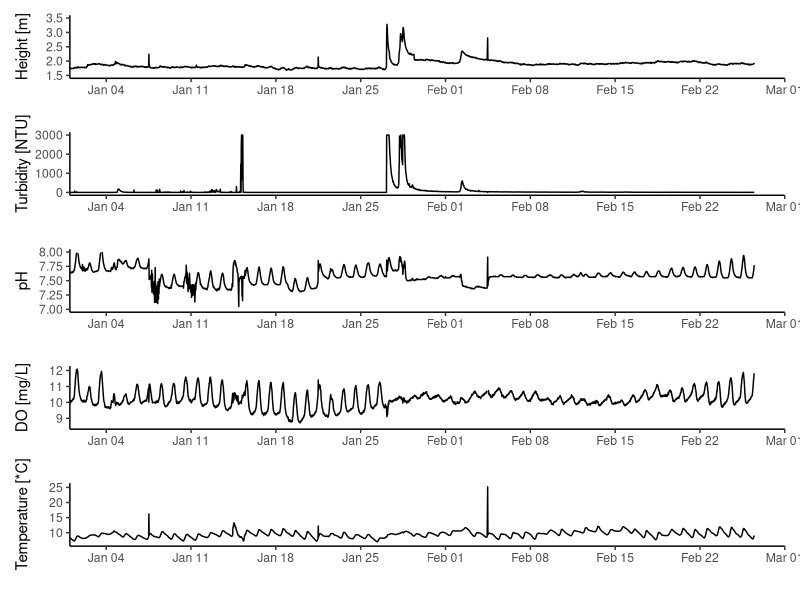
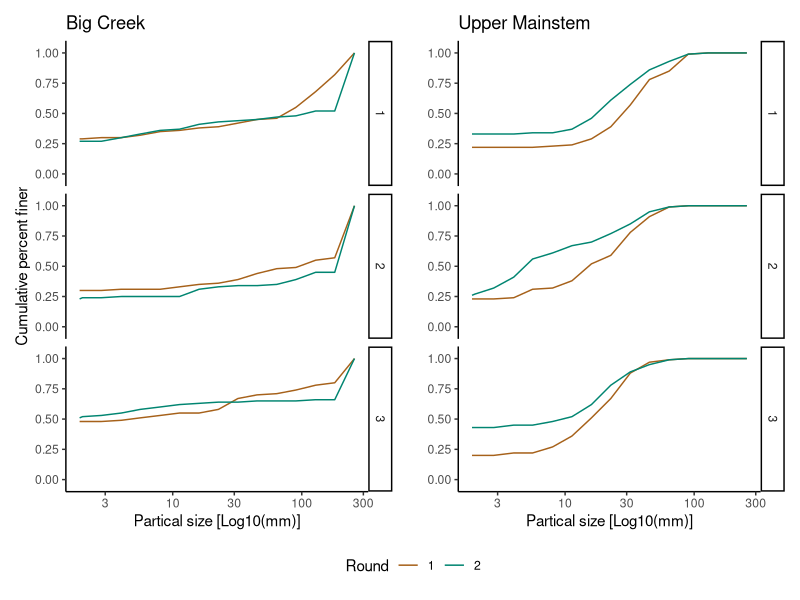
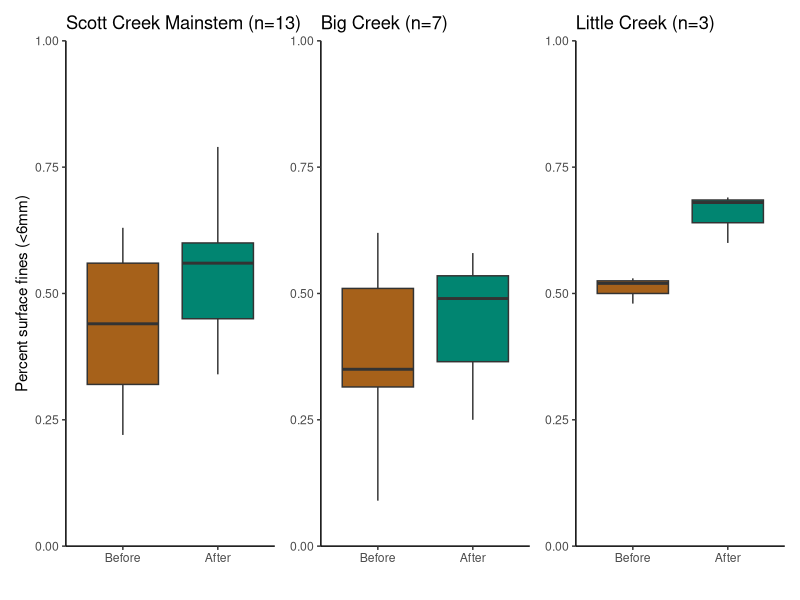

Generate these figures, in order, with R:
## ---- chunk 1
knitr::opts_chunk$set(
  collapse = TRUE,
  comment = "#>"
)
## ---- chunk 2
library(tidyverse)
library(dplyr)
library(lubridate)
# library(ggplot2)
library(patchwork)

## ---- chunk 3

wq.dat <- read.csv("Data/Scott_Creek_Weir_Hydrolab_20210303.csv", sep = ",", header = T) #Initial water qualiy test dataset.

wq <- wq.dat %>% #Start formatting columns into r "tidy" structure.
  mutate(Date = mdy(Date)) %>% #R sees dates as Year-Month-Day this tells it where to get that info from the date column.
  mutate(Time = hms(Time)) %>% # Tells r this column is Hours:Min:Sec
  mutate(TS = as.POSIXct(Date + Time)) %>% #making a new column with timestamp by combining Date and Time
  select(Date, TS, Temp_C, TurbSC_NTU, Dep100_m, pH, Sal_ppt, LDO_mg_l)#pair down dataset to what we need

## ---- chunk 4
str(wq)
## ---- chunk 5

#Set data limits
limits = as.POSIXct(c("2021-01-01 00:00:00", "2021-03-01 00:00:00"))

#Start making plots
#Water depth
depth.plot <- ggplot(wq, aes(x = TS, y = Dep100_m)) +
  geom_line() +
  scale_x_datetime(name = "",
                   date_breaks = "1 week", date_labels = ("%b %d"),
                   limits = limits, expand = c(0,0)) +
  scale_y_continuous(name = "Height [m]", limits = c(1.5, 3.5)) +
theme_classic()

#Turbidity
turb.plot <- ggplot(wq, aes(x = TS, y = TurbSC_NTU)) +
  geom_line() +
  scale_x_datetime(name = "",
                   date_breaks = "1 week", date_labels = ("%b %d"),
                   limits = limits, expand = c(0,0)) +
  scale_y_continuous(name = "Turbidity [NTU]", limits = c(0, 3000)) +
theme_classic()

#pH
pH.plot <- ggplot(wq, aes(x = TS, y = pH)) +
  geom_line() +
  scale_x_datetime(name = "",
                   date_breaks = "1 week", date_labels = ("%b %d"),
                   limits = limits, expand = c(0,0)) +
  scale_y_continuous(name = "pH", limits = c(7, 8)) +
theme_classic()

#DO
do.plot <- ggplot(wq, aes(x = TS, y = LDO_mg_l)) +
  geom_line() +
  scale_x_datetime(name = "",
                   date_breaks = "1 week", date_labels = ("%b %d"),
                   limits = limits, expand = c(0,0)) +
  scale_y_continuous(name = "DO [mg/L]", limits = c(8.5, 12.1)) +
theme_classic()

#Temperature
temp.plot <- ggplot(wq, aes(x = TS, y = Temp_C)) +
  geom_line() +
  scale_x_datetime(name = "",
                   date_breaks = "1 week", date_labels = ("%b %d"),
                   limits = limits, expand = c(0,0)) +
  scale_y_continuous(name = "Temperature [*C]", limits = c(6.5, 25.5)) +
theme_classic()


# #Salinity - not much to see since its freshwater the whole time.
# sal.plot <- ggplot(wq, aes(x = TS, y = Sal_ppt)) +
#   geom_line() +
#   scale_x_datetime(name = "",
#                    date_breaks = "1 week", date_labels = ("%b %d"),
#                    limits = limits, expand = c(0,0)) +
#   scale_y_continuous(name = "Salinity [ppt]", limits = c(8.5, 12.1)) +
# theme_classic()


#Using Patchwork pckage to put individual plots together into one multi-plot
depth.plot / turb.plot / pH.plot / do.plot / temp.plot

## ---- chunk 6
# library(lubridate)
# library(ggplot2)
# library(scales)
# library(gridExtra)
# library(dplyr)
# options(scipen = 999)

# #Bring in datasets
# gage.dat <- read.csv("data/Gagedata_XXX.csv", h = T)#Flows up to 30 January 2021 6891 obs of 2 var.
# 
# #Clean up hydrograph data
# gage <- gage.dat %>% #Start formatting columns into r "tidy" structure.
#   mutate(DT = mdy_hm(as.character(timestamp))) %>% # clean up time data
#   mutate(stage_m = stage_ft*0.3048) %>% #Convert from ft to m
#   select(DT, stage_m)
# 
# str(gage)
# 
# #Hydrograph 
# #Plot 1 - basic plot
# ggplot(gage,aes(DT,stage_m)) +
#   geom_point() +
#   scale_x_datetime(name = "",
#                    date_breaks = "1 month", date_labels = ("%b")) +
#   scale_y_continuous(name = "Height (m)") +
# theme_classic() 
## ---- chunk 7

#Test Data
pc.dat.test <- read.csv("Data/Scott_Creek_Pebble_Testdata_20210315.csv", sep = ",", header = T) #Initial pebble count test dataset. It consists of one transects worth of data.

pc.test <- pc.dat.test %>% #Start formatting columns into r "tidy" structure.
  mutate(Date = mdy(Date)) %>% 
  mutate(Round = as.factor(Round)) %>% #change column to type = factor
  mutate(Long_Station = as.numeric(Long_Station)) %>% #change column to type = numeric.
  mutate(Category_total = as.numeric(Category_total)) %>% #change column to type = numeric.
  arrange(Size_class_mm) %>% #makes sure data goes from smallest to larges pebble sizes.
  mutate(Percent_finer = cumsum(Category_total)/sum(Category_total)) #creat column for percent finer than.



#Real (whole) Data
pc.dat <- read.csv("Data/Scott_Creek_Pebble_20210319.csv", sep = ",", header = T) #736 obs of 7 var.

pc <- pc.dat %>% #Start formatting columns into r "tidy" structure.
  mutate(Date = ymd(Date)) %>% 
  mutate(Round = as.factor(Round)) %>% #change column to type = factor
  mutate(Long_Station = as.numeric(Long_Station)) %>% #change column to type = numeric.
  mutate(Category_total = as.numeric(Category_total)) %>% #change column to type = numeric.
  mutate(Transect = replace_na(Transect, 0)) %>% #replace na (for PCX transects) with a zero 
  group_by(Round, Site, Transect) %>% #Tells r to group each individual transect worth of data to calculate % finer.
  arrange(Size_class_mm) %>% #makes sure data goes from smallest to larges pebble sizes.
  mutate(Percent_finer = cumsum(Category_total)/sum(Category_total)) #creat column for percent finer than. 


## ---- chunk 8
str(pc)
## ---- chunk 9

test.bc <- pc %>% 
  filter(Site == "Big Creek eFishing")

#Big Creek Plot
bc <- ggplot(test.bc, aes(Size_class_mm, Percent_finer, color = Round)) +
  geom_line() +
  facet_grid(Transect ~ .) +
  scale_x_log10(name = "Partical size [Log10(mm)]") +
  scale_y_continuous(name = "Cumulative percent finer", limits = c(0,1), expand = c(0,.1)) +
  scale_color_manual(values = c("#a6611a", "#018571")) +
  theme_classic() +
  ggtitle("Big Creek")

test.um <- pc %>% 
  filter(Site == "Upper Mainstem eFishing")

#Upper Mainstem Plot - Not much change in the lower watershed. 
um <- ggplot(test.um, aes(Size_class_mm, Percent_finer, color = Round)) +
  geom_line() +
  facet_grid(Transect ~ .) +
  scale_x_log10(name = "Partical size [Log10(mm)]") +
  scale_y_continuous(name = "", limits = c(0,1), expand = c(0,.1)) +
  scale_color_manual(values = c("#a6611a", "#018571")) +
  theme_classic() +
  ggtitle("Upper Mainstem")

#Put plots together using patchwork
bc + um +
  plot_layout(guides = 'collect') & 
  theme(legend.position = 'bottom') 
  # plot_annotation(caption = 'If the blue line starts above the tan line, it means the surface sediment became finer after the first flush.')
  
## ---- chunk 10

#Pebble Count Summary Stat code from C. Nicol :)

calculate_dx <- function(dx, size, prcnt_finer) {
  # Purpose: Calculate the grainsize for a given percentile
  # Method: Interpolate a straight line between the two bounding points
  # Input:  df - Dataframe with percent finer than data, dx - desired output percentile
  
  # Output: Grainsize at dx
  
  dx <- dx/100
  
  data.frame(size = size, prcnt_finer = prcnt_finer) %>%
    mutate(abovex = min(size[prcnt_finer > dx]),
           lessx = max(size[prcnt_finer <= dx])) %>%
    filter(size %in% c(abovex, lessx)) %>%
    mutate(slope = (max(prcnt_finer) - min(prcnt_finer)) / (max(size) - min(size))) %>%
    filter(size == lessx) %>%
    mutate(run = (dx - prcnt_finer) / slope,
           dx_size = size + run,
           dx = dx * 100) %>%
    pull(dx_size)
  
}

#Call in what you want to calculate. In this case its the median grain size (D50) of the test dataset (one site). 

calculate_dx(50, pc.test$Size_class_mm, pc.test$Percent_finer)

#Note, it will give you an error if the first category (i.e. <2mm) is greater than the percential you want to calculate.

# calculate_dx(16, pc.test$Size_class_mm, pc.test$Percent_finer) #error generated becuase you want to calculate the D16 and <2mm is 40% of the sample.

#Once we have this function set up, loop through D16, D50 and D84 for the one site.
dxs <- c(16, 50, 84) # choose which percentiles to calculate (e.g. D16, D50, D84)

names(dxs) <- paste0('d', dxs)

sapply(dxs, calculate_dx, size = pc.test$Size_class_mm, prcnt_finer = pc.test$Percent_finer)



# Calculate summary stats for multiple transects all at once
#Test dataset
pc2.test <- pc.test %>%
  summarize(
    d50 = calculate_dx(50, size = pc.test$Size_class_mm, prcnt_finer = pc.test$Percent_finer),
    d84 = calculate_dx(84, size = pc.test$Size_class_mm, prcnt_finer = pc.test$Percent_finer))

####START HERE####
#NOT WORKING FOR THE WHOLE DATASET!
####

# pc2 <- pc %>%
#   # group_by(Site, Transect, Round) %>% # Creates a unique grouping variable
#   summarize(
#             # d16 = calculate_dx(16, size = pc.test$Size_class_mm, prcnt_finer = pc.test$Percent_finer),
#     d50 = calculate_dx(50, size = pc$Size_class_mm, prcnt_finer = pc$Percent_finer),
#     d84 = calculate_dx(84, size = pc$Size_class_mm, prcnt_finer = pc$Percent_finer))

## ---- chunk 11

pc3.mainstem.fines <- pc %>% 
  filter(Size_class_mm == 5.6) %>% #select the fines size class.
    filter(Long_Station < 8) %>% #mainstem stations
  filter(Transect == 0 | Transect == 2) #use t2 fr each efishing reach

a <- ggplot(pc3.mainstem.fines, aes(x = Long_Station, y = Percent_finer, color = Round)) +
  geom_line() +
  geom_point() +
scale_y_continuous(name = "Percent surface fines (<6mm)", limits = c(0,1.0), expand = c(0,0)) +
scale_x_continuous(name = "Longitudinal Distance", limits = c(1,7), breaks = seq(0,7,1)) +
scale_color_manual(values = c("#a6611a", "#018571")) +
theme_classic() +
  geom_hline(yintercept = 0, lty = 2) +
  labs(title = "Percent fines (<6mm) along the mainstem",
       subtitle = "Flow is from right (Upstream) to left (Downstream)") +
       # caption = "The meainstem between Big and Little Creeks (Station 3) and the upper watershed \n (Stations 6 and 7) had the biggest increases in fine sediment.")
  theme(axis.title.x = element_blank())

## ---- chunk 12

# #Subset data by Round
# pc3.r1 <- pc %>% 
#   filter(Round == 1) %>% #Round 1 data
#   filter(Size_class_mm == 5.6) #focus on the 5.6 size class for each transect
# 
# 
# pc3.r2 <- pc %>% 
# filter(Round == 2) %>% #Round 2 data
#   filter(Size_class_mm == 5.6) #focus on the 5.6 size class for each transect
# 
# #Spread data into long format to calculate % change
# pc3 <- full_join(pc3.r1, pc3.r2, by = c("Site", "Transect")) %>% #Joins the two rounds of data
#   mutate(fines_per_change = Percent_finer.y - Percent_finer.x) %>% #Subract round 1 from round 2. A positive number means an increase in fines after the first flush.
#   mutate(Long_Station = Long_Station.x) %>% #relabeling station for clarity
#   select(Site, Transect, Long_Station, fines_per_change)
# 
# #Plot % fines change over longitudinal station distance
# 
# #Subset data by mainstem vs tributary stations (See above for station number key)
# pc3.mainstem <- pc3 %>% 
#   filter(Long_Station < 8) %>% 
#   filter(Transect == 0 | Transect == 2)
# 
# pc3.bigcreek <- pc3 %>% 
#   filter(Long_Station > 7 & Long_Station < 11) %>% 
#   filter(Transect == 0 | Transect == 2)
# 
# pc3.littlecreek <- pc3 %>% 
#   filter(Long_Station == 11) %>% 
#   filter(Transect == 0 | Transect == 2)
# 
# #Subset efishing reaches to make ranges for plot
# stattest <- pc3 %>% 
#   filter(Long_Station == 7)
# 
# #Mainstem plot
# 
# b <- ggplot(pc3.mainstem, aes(x = Long_Station, y = fines_per_change)) +
#   geom_line() +
#   geom_point() +
# scale_y_continuous(name = "Percent Change (<6mm)", limits = c(-0.2,0.45), breaks = seq(-0.2,0.45,.1), expand = c(0,0)) +
# scale_x_continuous(name = "Longitudinal Distance", limits = c(1,7), breaks = seq(0,7,1)) +
# theme_classic() +
#   geom_hline(yintercept = 0, lty = 2) +
#   geom_segment(x = 1, y = -0.13, xend = 1, yend = 0.08, lty = 3) + #variation in Station 1
#   geom_segment(x = 6, y = 0.12, xend = 6, yend = 0.25, lty = 3) + #variation in Station 6
#   geom_segment(x = 7, y = -0.11, xend = 7, yend = 0.3857, lty = 3) + #variation in Station 7
#   labs(title = "Change in percent fines (<6mm) along the mainstem",
#        subtitle = "Flow is from right (Upstream) to left (Downstream)",
#        caption = "The meainstem between Big and Little Creeks (Station 3) and the upper watershed \n (Stations 6 and 7) had the biggest increases in fine sediment. \n Dotted vertical lines are ranges at the eFishing sites.")
# 
# a / b
## ---- chunk 13

#Boxplot of percent surface fines using all sites/transects

 pc4.fines <- pc %>% 
  filter(Size_class_mm == 5.6)
 
 plot.pc4.fines.all <- ggplot(pc4.fines, aes(x = Round, y = Percent_finer)) +
   geom_boxplot() +
   scale_y_continuous(name = "Percent surface fines (<6mm)", limits = c(0,1),
                      expand = c(0,0))  +
  ggtitle("All sites")
 
#Boxplot of percent surface fines on mainstem
 pc4.fines.mainstem <- pc %>% 
  filter(Size_class_mm == 5.6) %>% 
  filter(Long_Station < 8)

 plot.pc4.fines.mainstem <- ggplot(pc4.fines.mainstem, aes(x = Round, y = Percent_finer)) +
   geom_boxplot(fill = c("#a6611a", "#018571")) +
   scale_x_discrete(name = "", limits = c("1","2"), labels = c("Before", "After")) +
   scale_y_continuous(name = "Percent surface fines (<6mm)", limits = c(0,1),
                      expand = c(0,0)) +
   theme_classic() +
   ggtitle("Scott Creek Mainstem (n=13)")
 
#Boxplot of percent surface fines on Big Creek
 pc4.fines.bc <- pc %>% 
  filter(Size_class_mm == 5.6) %>% 
  filter(Long_Station > 7 & Long_Station < 11)

 plot.pc4.fines.bc <- ggplot(pc4.fines.bc, aes(x = Round, y = Percent_finer)) +
   geom_boxplot(fill = c("#a6611a", "#018571")) +
   scale_x_discrete(name = "", limits = c("1","2"), labels = c("Before", "After")) +
   scale_y_continuous(name = "Percent surface fines (<6mm)", limits = c(0,1),
                      expand = c(0,0)) +
   theme_classic() +
   theme(axis.title.y = element_blank()) +
   ggtitle("Big Creek (n=7)")
   
 
#Boxplot of percent surface fines on Little Creek
 pc4.fines.lc <- pc %>% 
  filter(Size_class_mm == 5.6) %>% 
  filter(Long_Station == 11)

 plot.pc4.fines.lc <- ggplot(pc4.fines.lc, aes(x = Round, y = Percent_finer)) +
   geom_boxplot(fill = c("#a6611a", "#018571")) +
   scale_x_discrete(name = "", limits = c("1","2"), labels = c("Before", "After")) +
   scale_y_continuous(name = "Percent surface fines (<6mm)", limits = c(0,1),
                      expand = c(0,0)) +
   theme_classic() +
   theme(axis.title.y = element_blank()) +
   ggtitle("Little Creek (n=3)")
 
#Put plots together using patchwork
plot.pc4.fines.mainstem +  plot.pc4.fines.bc +  plot.pc4.fines.lc




#Need to figure out if we are using T Tests or Chi-squared test for independance?

#Before running the t tests we need to think about independance. 

#Mainstem
 pc4.fines.mainstem.r1 <-  pc4.fines.mainstem %>% 
     filter(Round == 1) %>% #Round 1 data  
     select(Percent_finer)
 
pc4.fines.mainstem.r2 <-  pc4.fines.mainstem %>% 
     filter(Round == 2) %>% #Round 2 data
     select(Percent_finer)

# t.test( pc4.fines.mainstem.r1$Percent_finer,  pc4.fines.mainstem.r2$Percent_finer, alternative = "two.sided") #May need to adjust the alternative to "greater than".

# Big Creek

 pc4.fines.bc.r1 <-  pc4.fines.bc %>% 
     filter(Round == 1) %>% #Round 1 data  
     select(Percent_finer)
 
pc4.fines.bc.r2 <-  pc4.fines.bc %>% 
     filter(Round == 2) %>% #Round 2 data
     select(Percent_finer)

# t.test( pc4.fines.bc.r1$Percent_finer,  pc4.fines.bc.r2$Percent_finer, alternative = "two.sided") #May need to adjust the alternative to "greater than".

#Little Creek
 pc4.fines.lc.r1 <-  pc4.fines.lc %>% 
     filter(Round == 1) %>% #Round 1 data  
     select(Percent_finer)
 
pc4.fines.lc.r2 <-  pc4.fines.lc %>% 
     filter(Round == 2) %>% #Round 2 data
     select(Percent_finer)

# t.test( pc4.fines.lc.r1$Percent_finer,  pc4.fines.lc.r2$Percent_finer, alternative = "two.sided") #May need to adjust the alternative to "greater than".
